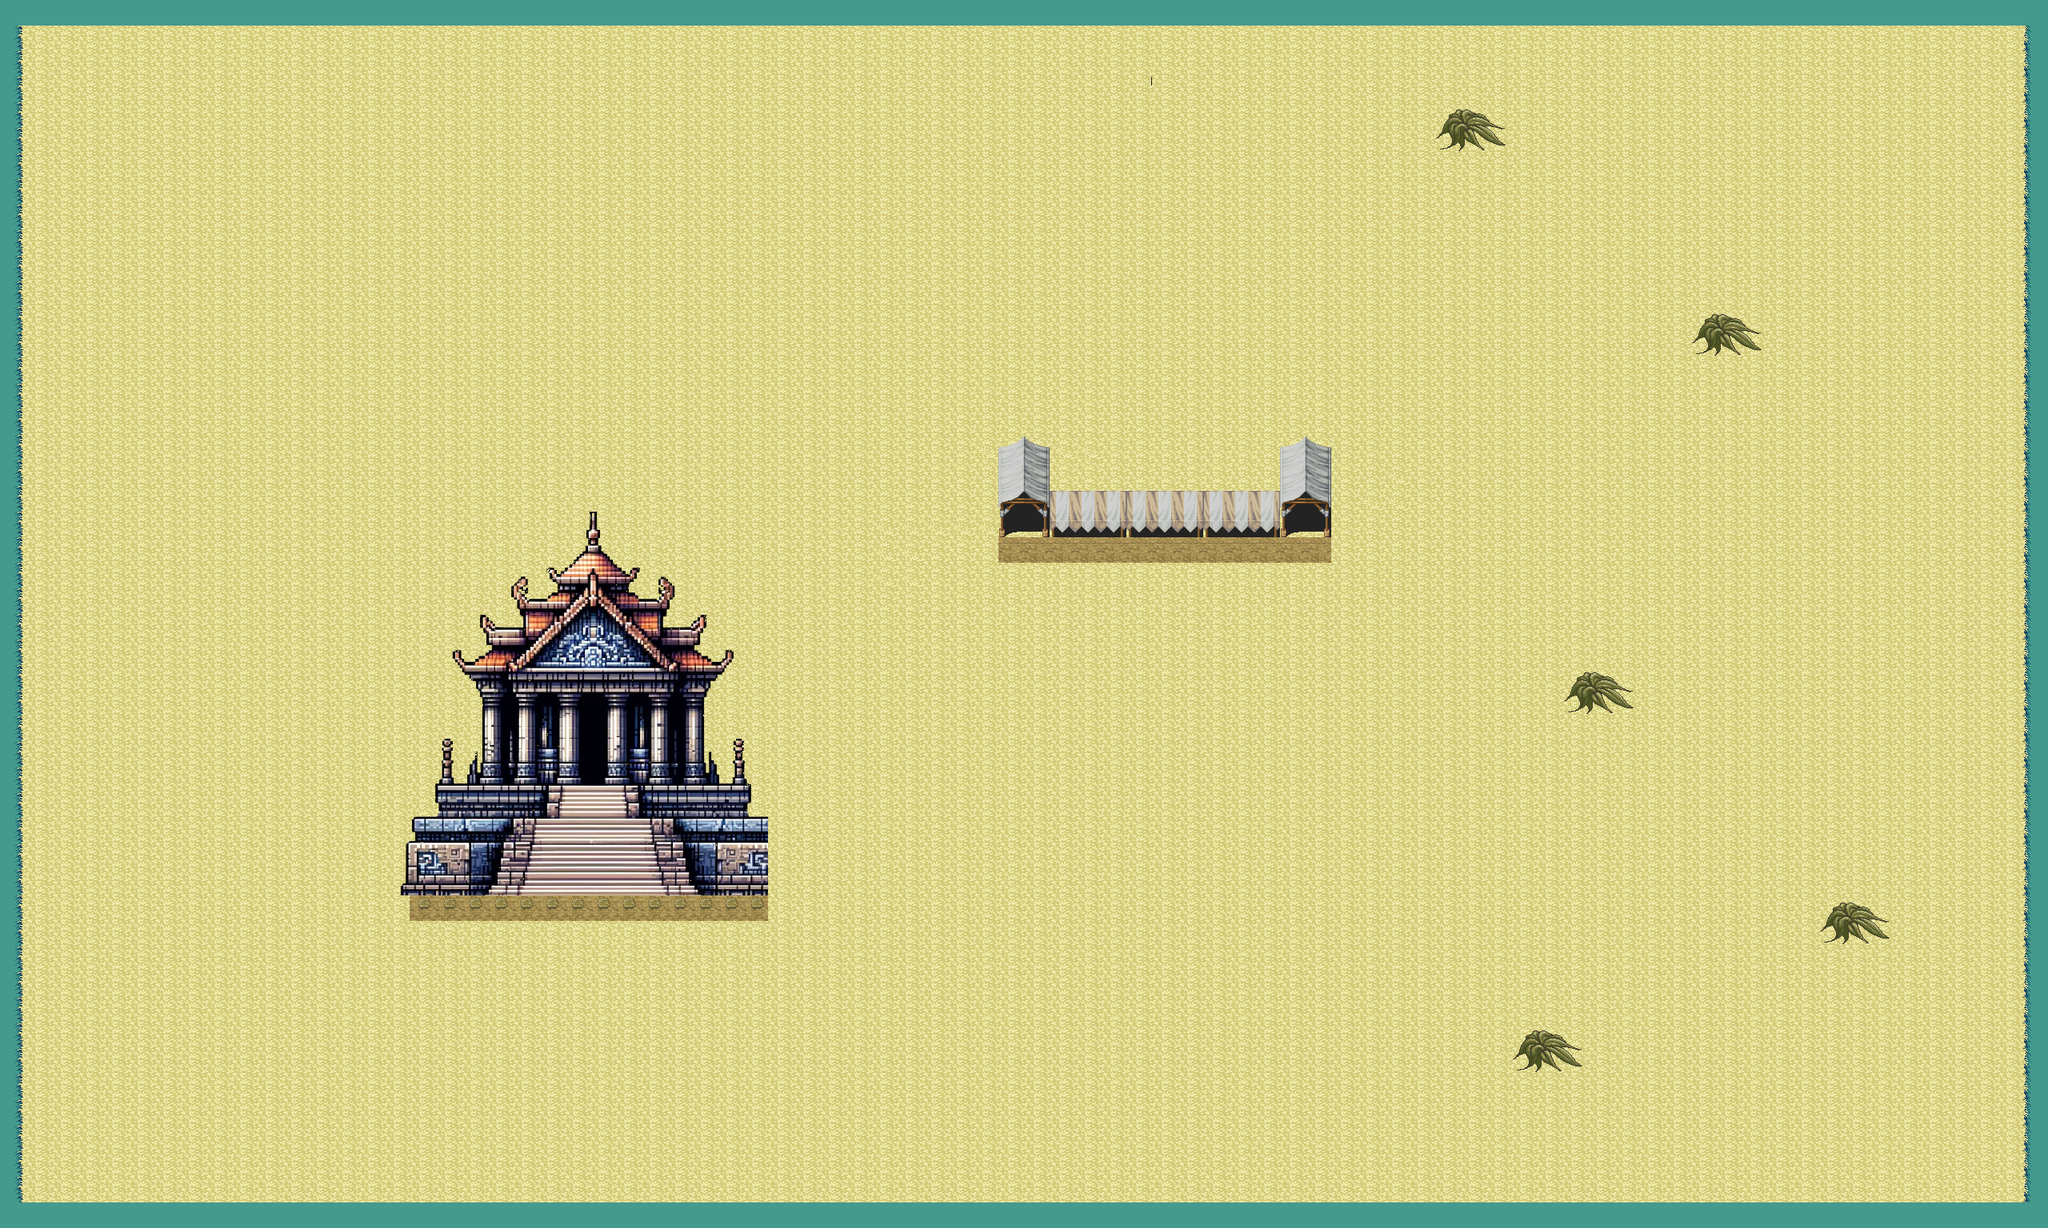

Rendered tile map (Tiled .tmx) drawn with the repository's tilesets; below, a short description and the map source with its tile grids summarised:
An orthogonal 80x48 tile map with 32x32 px tiles, 2 tile layers (地面, 障碍物), 7 tilesets and 3 objects.

<map version="1.10" tiledversion="1.10.2" orientation="orthogonal" renderorder="right-down" width="80" height="48" tilewidth="32" tileheight="32" infinite="0" nextlayerid="10" nextobjectid="18">
 <editorsettings>
  <export target="homebackground.tmx" format="tmx" />
 </editorsettings>
 <tileset firstgid="1" name="hyptosis_tile-art-batch-1" tilewidth="32" tileheight="32" tilecount="900" columns="30">
  <image source="tiles/hyptosis_tile-art-batch-1.png" trans="000000" width="960" height="960" />
 </tileset>
 <tileset firstgid="901" name="hyptosis_tile-art-batch-3" tilewidth="32" tileheight="32" tilecount="900" columns="30">
  <image source="tiles/hyptosis_tile-art-batch-3.png" trans="000000" width="960" height="960" />
 </tileset>
 <tileset firstgid="1801" name="传送门" tilewidth="32" tileheight="32" tilecount="4" columns="2">
  <image source="tiles/传送门.png" trans="000000" width="64" height="64" />
 </tileset>
 <tileset firstgid="1805" name="神庙" tilewidth="32" tileheight="32" tilecount="225" columns="15">
  <image source="tiles/神庙.png" trans="000000" width="500" height="500" />
 </tileset>
 <tileset firstgid="2030" name="植物" tilewidth="32" tileheight="32" tilecount="64" columns="8">
  <image source="tiles/植物.png" trans="000000" width="256" height="256" />
 </tileset>
 <tileset firstgid="2094" source="tiles/npcs.tsx" />
 <tileset firstgid="2104" source="tiles/portals.tsx" />
 <layer id="2" name="地面" width="80" height="48">
  <data>[3840 cells, 3840 non-empty, 3 distinct tile ids]</data>
 </layer>
 <layer id="3" name="障碍物" width="80" height="48">
  <data>[3840 cells, 579 non-empty, 247 distinct tile ids]</data>
 </layer>
 <objectgroup id="7" name="Guide_NPC">
  <object id="12" gid="2102" x="715" y="1200.49" width="48" height="48" />
 </objectgroup>
 <objectgroup id="6" name="Shop_NPC">
  <object id="13" gid="2103" x="1428" y="768.167" width="64" height="64" />
 </objectgroup>
 <objectgroup id="9" name="portal_Universe">
  <object id="17" gid="2110" x="1985.33" y="734" width="96" height="96" />
 </objectgroup>
</map>
